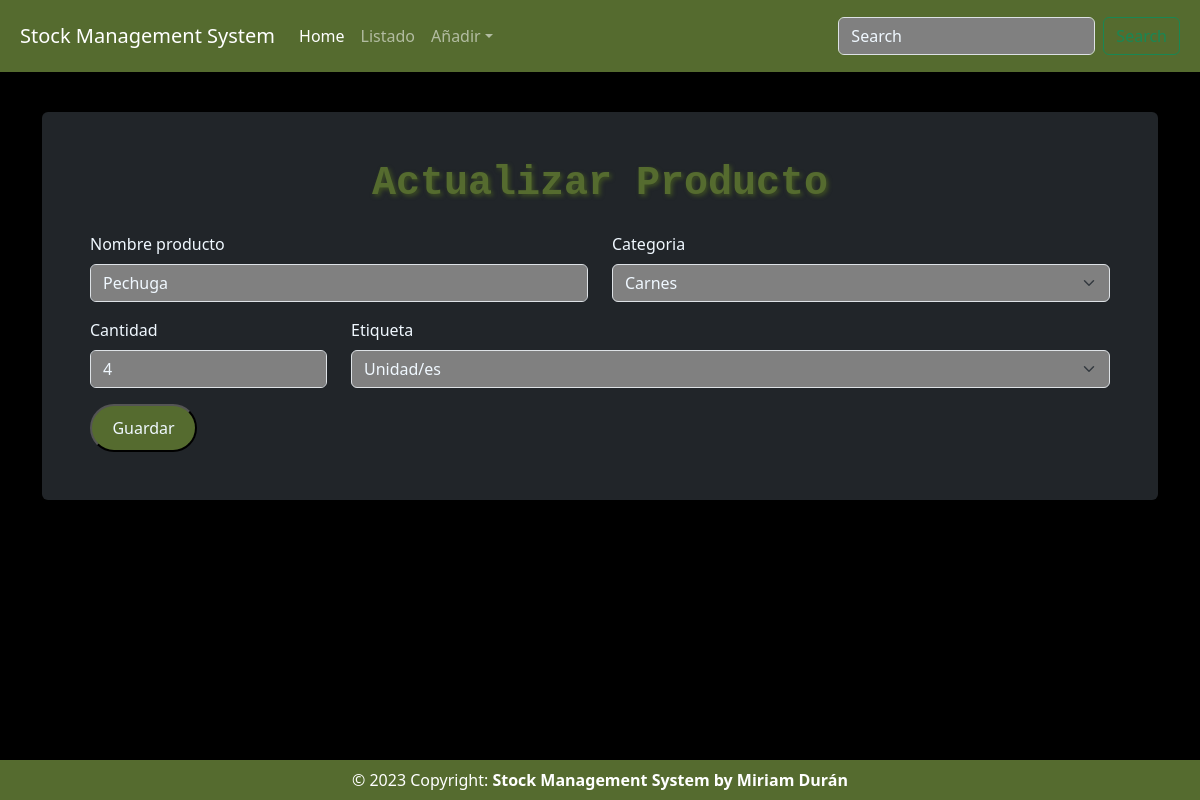
Page /update_items/2/ on the earlier database version.
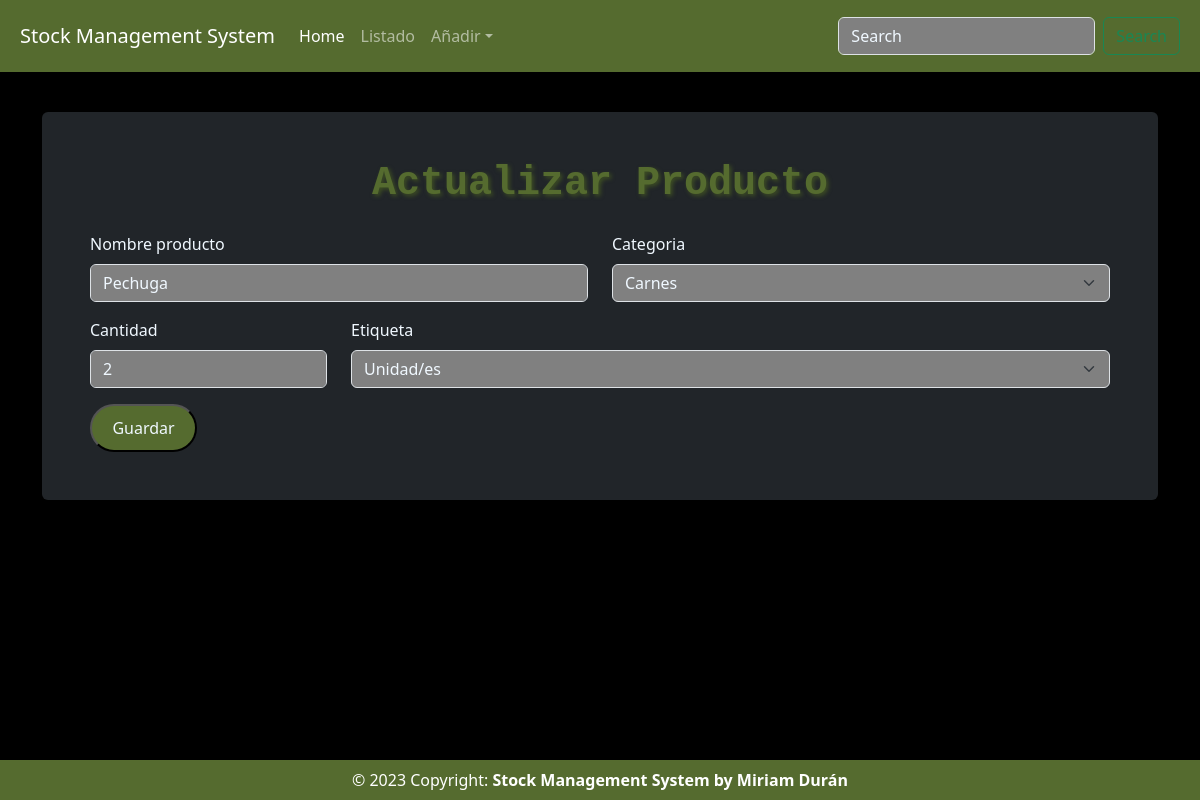
Same page on the later database version.
### stockManagementApp/models.py (models this page shows, shortened)
class Stock(models.Model):
    categoria = models.ForeignKey(Categoria, on_delete=models.CASCADE, blank=True)
    nombre_producto = models.CharField(max_length=50, blank=True, null=True)
    cantidad = models.IntegerField(default=0, blank=True, null=True)
    etiqueta = models.CharField(max_length=50, blank=True, null=True, choices=etiqueta_choice)
    cantidad_comprada = models.IntegerField(default=0, blank=True, null=True)
    proveedor = models.CharField(max_length=50, blank=True, null=True)
    telefono = models.CharField(max_length=50, blank=True, null=True)
    precio = models.IntegerField(default=0, blank=True, null=True)
    cantidad_gastada = models.IntegerField(default=0, blank=True, null=True)
    gastado_por = models.CharField(max_length=50, blank=True, null=True)
    comprador = models.CharField(max_length=50, blank=True, null=True)
    creado_por = models.CharField(max_length=50, blank=True, null=True)
    punto_de_pedido = models.IntegerField(default=0, blank=True, null=True)
    ultima_actualizacion = models.DateTimeField(auto_now_add=False, auto_now=True)
    fecha_caducidad = models.DateField(auto_now_add=False, auto_now=False, blank=True, null=True)

### stockManagementApp/views.py (the view)
# urls.py: path('update_items/<str:pk>/', views.update_items_view, name='update_items'),
def update_items_view(request, pk):
    template_name = 'add_items.html'
    title = 'Actualizar Producto'
    queryset = Stock.objects.get(id=pk)
    form = StockUpdateForm(instance=queryset)
    if request.method == 'POST':
        form = StockUpdateForm(request.POST, instance=queryset)
        if form.is_valid():
            form.save()
            messages.success(request, ('Producto actualizado exitosamente'))
            return redirect('/list_items')
    context = {
        'title': title,
        'form' : form,
    }
    return render(request, template_name, context)

### stockManagementApp/forms.py
class StockUpdateForm(forms.ModelForm):
    class Meta:
        model = Stock
        fields = ['categoria', 'nombre_producto', 'cantidad', 'etiqueta', 'fecha_caducidad']
    def __init__(self, *args, **kwargs):
        super(StockUpdateForm, self).__init__(*args, **kwargs)
        self.helper = FormHelper(self)
        self.helper.form_tag = False # No incluir <form></form>
        self.helper.layout = Layout(
            Div(
                Div(Field('nombre_producto'), css_class="col-6"),
                Div(Field('categoria'), css_class="col-6"),
                css_class="row"
            ),
            Row( #De esta forma no tendremos que usar la clase row
                Div(Field('cantidad'), css_class="col-3"),
                Div(Field('etiqueta'), css_class="col-9"),
                css_class="row"
            )
        )

### stockManagementApp/models.py (called while the page is built)
    def __str__(self):
        return self.nombre

### templates/add_items.html
{% extends 'base.html' %}
{% load crispy_forms_tags %}
{% block content %}
    <form method='POST' action='' enctype="multipart/form-data" novalidate>
        {% crispy form %}
        <input type="submit" class="button" value='Guardar'>
    </form>
{% endblock %}

Differences in the rows shown:
changed Stock "Pechuga": cantidad "4" → "2"
